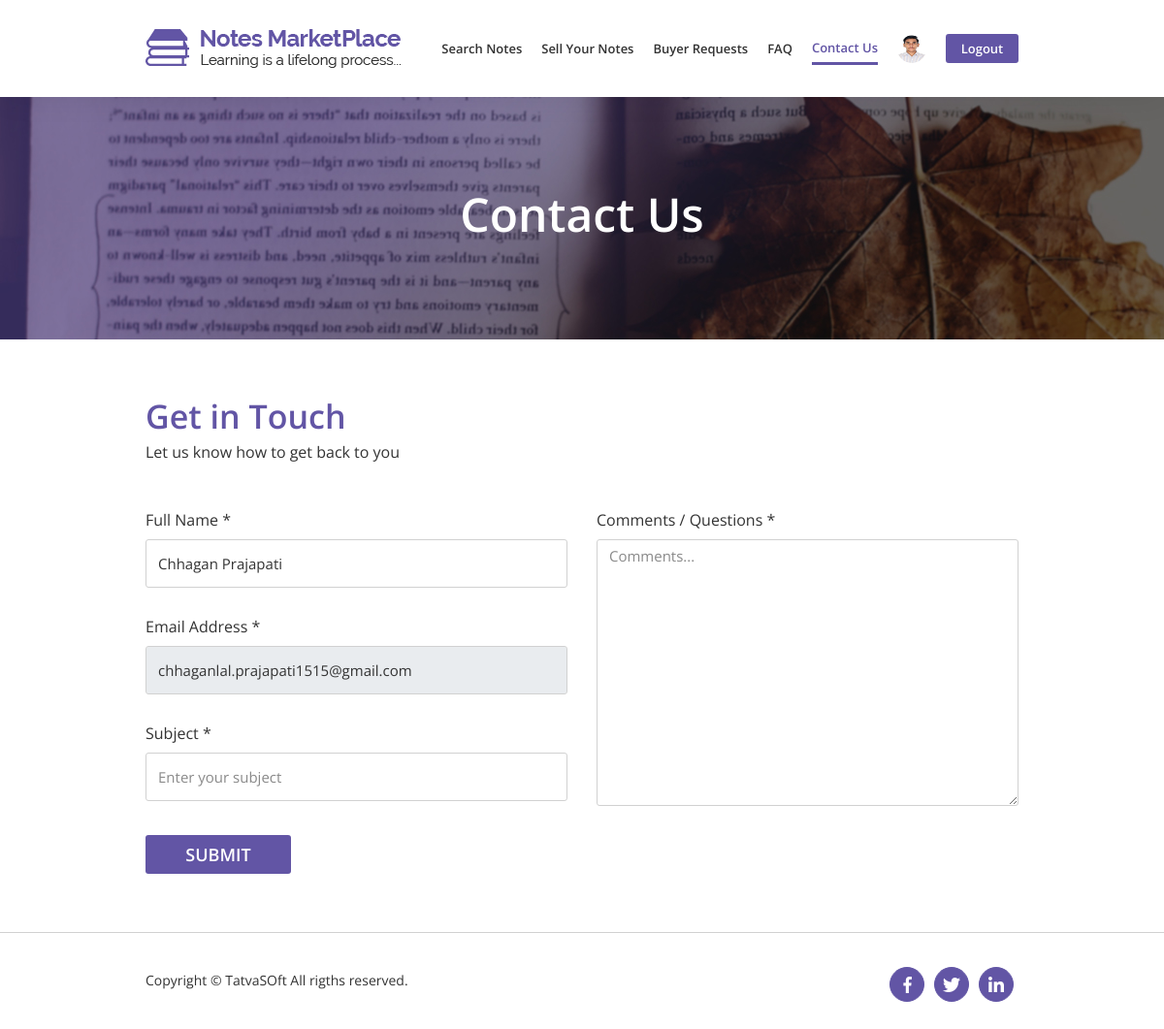
The app's page /member/contact_us.php (signed in) with its own data.
### tables this page shows
CREATE TABLE `user` (
  `UserID` int(11) NOT NULL,
  `RoleID` int(11) NOT NULL,
  `FirstName` varchar(50) NOT NULL,
  `LastName` varchar(50) NOT NULL,
  `EmailID` varchar(100) NOT NULL,
  `Password` varchar(200) NOT NULL,
  `IsEmailVerified` bit(10) NOT NULL DEFAULT b'0',
  `SecondaryEmailID` varchar(100) DEFAULT NULL,
  `BirthDate` date DEFAULT NULL,
  `Gender` tinyint(1) DEFAULT NULL COMMENT '0-Male 1-Female',
  `PhoneNo` varchar(20) DEFAULT NULL,
  `ProfilePictureFile` varchar(100) DEFAULT NULL,
  `Address1` varchar(100) DEFAULT NULL,
  `Address2` varchar(100) DEFAULT NULL,
  `City` varchar(50) DEFAULT NULL,
  `State` varchar(50) DEFAULT NULL,
  `Zipcode` varchar(50) DEFAULT NULL,
  `CountryID` int(11) DEFAULT NULL,
  `University` varchar(100) DEFAULT NULL,
  `CollegeName` varchar(100) DEFAULT NULL,
  `CreatedDate` datetime DEFAULT NULL,
  `CreatedBy` int(11) DEFAULT NULL,
  `ModifiedDate` datetime DEFAULT NULL,
  `ModifiedBy` int(11) DEFAULT NULL,
  `IsActive` bit(10) NOT NULL DEFAULT b'1'
);

### functions.php (called while the page is built, shortened)
<?php
include 'Database/database.php';
?>
<?php
function ProfileImage($user_id){
    global $connection;
    $query = "SELECT DefaultProfilePicture FROM systemtable WHERE SystemID = 1";
    $profile_query = mysqli_query($connection,$query);
    $row = mysqli_fetch_array($profile_query);
    $default_profile_picture = $row['DefaultProfilePicture'];
    $query = "SELECT ProfilePictureFile FROM user WHERE UserID = $user_id";
    $profile_picture_query = mysqli_query($connection, $query);
    $row = mysqli_fetch_array($profile_picture_query);
    $profile_image = $row['ProfilePictureFile'];
    if(!empty($profile_image)){
        $profile_image = "../images/uploads/profile_picture/$profile_image";
    }
    else{
        $profile_image = "../images/uploads/profile_picture/$default_profile_picture";
    }
    return $profile_image;
}
function GetfacebookURL(){
    global $connection;
    $query = "SELECT FacebookURL FROM systemtable WHERE SystemID = 1";
    $profile_query = mysqli_query($connection,$query);
    $row = mysqli_fetch_array($profile_query);
    if(mysqli_num_rows($profile_query) > 0){
        $FacebookURL = $row['FacebookURL'];
    }
    if(!empty($FacebookURL)){
        return $FacebookURL;
    }
    else{
        return '#';
    }
}
function GetlinkedinURL(){
    global $connection;
    $query = "SELECT LinkedinURL FROM systemtable WHERE SystemID = 1";
    $profile_query = mysqli_query($connection,$query);
    $row = mysqli_fetch_array($profile_query);
    if(mysqli_num_rows($profile_query) > 0){
        $LinkedinURL = $row['LinkedinURL'];
    }
    if(!empty($LinkedinURL)){
        return $LinkedinURL;
    }
    else{
        return '#';
    }
}
function GettwitterURL(){
    global $connection;
    $query = "SELECT TwitterURL FROM systemtable WHERE SystemID = 2";
    $profile_query = mysqli_query($connection,$query);
    if(!empty($TwitterURL)){
        return $TwitterURL;
    }
    else{
        return '#';
    }
}
?>

### member/contact_us.php (the view, shortened to what this page needs)
<?php
include '../Database/database.php';
include '../functions.php';
if(isset($_SESSION['user_id'])){
    $user_id = $_SESSION['user_id'];
    $profile_image_nav = ProfileImage($user_id);
    $query = "SELECT FirstName,LastName,EmailID FROM user WHERE UserID=$user_id";
    $user_data_query = mysqli_query($connection, $query);
    while($row = mysqli_fetch_array($user_data_query)){
        $fname = $row['FirstName'];
        $lname = $row['LastName'];
        $email = $row['EmailID'];
    }
}
?>
<!DOCTYPE html>
<html lang="en">
    <head>
        <link rel="stylesheet" href="../css/bootstrap/bootstrap.min.css">
        <link rel="stylesheet" href="../css/user-style.css">
        <link rel="stylesheet" href="../css/user-responsive.css">
    </head>
    <body>
        <nav class="navbar fixed-top navbar-expand-lg box white-nav-top">
            <div class="container-fluid">
                <a class="navbar-brand" href="dashboard.php">
                    <img src="../images/home/logo.png" alt="NotesMarketPlace logo">
                </a>
                <div class="collapse navbar-collapse" id="navbarTogglerDemo01">
                    <ul class="navbar-nav ml-auto">
                    <?php if(isset($_SESSION['user_id'])){ ?>
                            <li><a href="search_notes.php">Search Notes</a></li>
                            <li><a href="dashboard.php">Sell Your Notes</a></li>
                            <li><a href="buyer_requests.php">Buyer Requests</a></li>
                            <li><a href="FAQ.php">FAQ</a></li>
                            <li><a href="contact_us.php" class="active">Contact Us</a></li>
                            <li class="dropdown">
                                <a href="#" style="border: none;" class="dropdown-toggle" id="profile-dropdown" data-toggle="dropdown" aria-haspopup="true" aria-expanded="false"><img src=<?php echo $profile_image_nav;?> alt="progile image"></a>
                            </li>
                            <li style="padding-right:0;"><a href="../logout.php" style="border: none;"><button>Logout</button></a></li>
                    <?php }
                        ?>
                    </ul>
                </div>
            </div>
        </nav>
        <section class="banner">
            <div class="container">
                <div class="row">
                    <div class="col-md-12">
                        <h1 class="text-center">Contact Us</h1>
                    </div>
                </div>
            </div>
        </section>
        <form action="contact_us.php" method="post" class="box" id="contact-form">
            <div class="form-details">
                <div class="container-fluid">
                    <div class="row">
                        <div class="col-md-12">
                            <h2 class="mb-2">Get in Touch</h2>
                            <h5>Let us know how to get back to you</h5>
                        </div>
                    </div>
                    <div class="row">
                        <div class="col-md-6">
                            <div class="row">
                                <div class="col-md-12">
                                    <div class="form-group">
                                        <label>Full Name *</label>
                                        <input type="text" name="name" id="name" class="form-control" placeholder="Enter your full name" value="<?php echo isset($fname) ? $fname.' '.$lname:''?>" required>
                                    </div>
                                </div>
                                <div class="col-md-12">
                                    <div class="form-group">
                                        <label>Email Address *</label>
                                        <input type="email" name="email" class="form-control" placeholder="Enter your email address" value="<?php echo isset($email) ? $email:''?>" <?php echo isset($email) ? 'disabled':''?> required>
                                    </div>
                                </div>
                                <div class="col-md-12">
                                    <div class="form-group">
                                        <label>Subject *</label>
                                        <input type="text" name="subject" class="form-control" placeholder="Enter your subject" required>
                                    </div>
                                </div>
                            </div>
                        </div>
                        <div class="col-md-6">
                            <div class="form-group">
                                <label>Comments / Questions *</label>
                                <textarea class="form-control" name="comments" placeholder="Comments..." style="height: 275px;" required></textarea>
                            </div>
                        </div>
                    </div>
                    <button name="contact_us_btn" type="submit">Submit</button>
                </div>
            </div>
        </form>
        <footer class="box">
            <div class="container-fluid">
                <div class="row">
                    <div class="col-md-6 col-8">
                        <p>Copyright &copy; TatvaSOft All rigths reserved.</p>
                    </div>
                    <div class="col-md-6 col-4 text-right">
                        <ul class="social-list">
                            <li><a href=<?php echo GetfacebookURL();?>><img src="../images/home/facebook.png" alt="facebook icon"></a></li>
                            <li><a href=<?php echo GettwitterURL();?>><img src="../images/home/twitter.png" alt="twitter icon"></a></li>
                            <li><a href=<?php echo GetlinkedinURL();?>><img src="../images/home/linkedin.png" alt="linkedin icon"></a></li>
                        </ul>
                    </div>
                </div>
            </div>
        </footer>
    </body>
</html>

### css/user-style.css (style rules this page uses)
html, body { height: 100%; }
body { color: #333333; font-family: "Open Sans",sans-serif; }
h1, h2, h3, h4, h5, h6 { font-family: "Open Sans", sans-serif; }
.box { padding: 0 12.5%; }
.box .container-fluid { padding-left: 0; padding-right: 0; }
.navbar { height: 100px; -webkit-transition: all 300ms linear; transition: all 300ms linear; }
ul.navbar-nav > li { display: flex; align-items: center; padding: 0 16px; }
ul.navbar-nav > li > a { font-size: 16px; font-weight: 600; line-height: 20px; color: #ffffff; text-decoration: none; padding: 7px 0; }
ul.navbar-nav > li > a > button { background-color: #ffffff; width: 89px; height: 40px; border-radius: 3px; color: #6255a5; line-height: 22px; font-weight: 600; border: none; }
.dropdown-toggle::after { content: none; }
.white-nav-top { background: #fff; height: 100px; -webkit-box-shadow: 0 0 30px 0 rgba(0, 0, 0, 0.08); box-shadow: 0 0 30px 0 rgba(0, 0, 0, 0.08); z-index: 2; }
.white-nav-top ul.navbar-nav > li > a { color: #333333; transition: all 50ms linear; }
.white-nav-top ul.navbar-nav > li > a > img { height: 40px; width: 40px; border-radius: 50%; }
.white-nav-top ul.navbar-nav > li > a > button { background-color: #6255a5; color: #ffffff; }
.white-nav-top ul.navbar-nav > li > a:hover, .white-nav-top ul.navbar-nav > li > a.active { color: #6255a5; border-bottom: 3px solid #6255a5; padding-bottom: 7px; }
.banner { background-image: url("../images/User-Profile/banner-with-overlay.jpg"); background-repeat: no-repeat; background-size: cover; background-position: 50% 50%; position: relative; width: 100%; height: 250px; background-color: #6255a5; display: flex; align-items: center; justify-content: center; margin-top: 100px; }
.banner h1 { font-size: 48px; font-weight: 600; line-height: 52px; color: #ffffff; }
.form-group { margin: 0; }
.form-details { margin-top: 60px; }
.form-details h2 { font-size: 34px; font-weight: 600; line-height: 38px; color: #6255a5; margin-bottom: 10px; }
.form-details label { font-family: "Open Sans",sans-serif; font-size: 16px; font-weight: 400; line-height: 20px; margin-bottom: 10px; margin-top: 30px; }
.form-details .form-control { border: 1px solid #d1d1d1; height: 50px; border-radius: 3px; font-family: "Open Sans",sans-serif; font-size: 15px; line-height: 20px; color: #333333; }
.form-details .form-control::placeholder { color: #8a8a8a; font-family: "Open Sans",sans-serif; }
.form-details button { background-color: #6255a5; width: 150px; height: 40px; border-radius: 3px; color: #fff; font-family: "Open Sans",sans-serif; font-size: 18px; font-weight: 600; line-height: 22px; margin : 30px 20px 60px 0; border: none; text-transform: uppercase; }
footer { border-top: 1px solid #d1d1d1; height: 100px; }
footer p { font-family: "Open Sans",sans-serif; font-size: 14px; font-weight: 400; line-height: 18px; color: #333333; margin: 40px 0; }
ul.social-list { padding: 0; margin-top: 30px; display: flex; justify-content: flex-end; }
ul.social-list li { display: inline-block; padding: 5px; }
ul.social-list li a { display: flex; align-items: center; justify-content: center; border: 1px solid #6255a5; width: 36px; height: 36px; line-height: 36px; color: #fff; background-color: #6255a5; border-radius: 50%; -webkit-transition: all 400ms linear; transition: all 400ms linear; text-decoration: none; }
#contact-form .form-details { margin-top: 60px; }
#contact-form .form-details h5 { font-size: 16px; font-weight: 400; line-height: 20px; color: #333333; margin-bottom: 20px; }

### css/user-responsive.css (style rules this page uses)
@media (min-width: 1200px) and (max-width: 1439px) { ul.navbar-nav > li { padding: 0 10px; } }
@media (min-width: 1200px) and (max-width: 1439px) { ul.navbar-nav > li > a { font-size: 13px; line-height: 16px; } }
@media (min-width: 1200px) and (max-width: 1439px) { ul.navbar-nav > li > a > button { width: 75px; height: 30px; } }
@media (min-width: 1200px) and (max-width: 1439px) { .white-nav-top ul.navbar-nav > li > a > img { height: 30px; width: 30px; } }

### records on screen
user: ProfilePictureFile (picture), name "Chhagan Prajapati", email "chhaganlal.prajapati1515@gmail.com"
